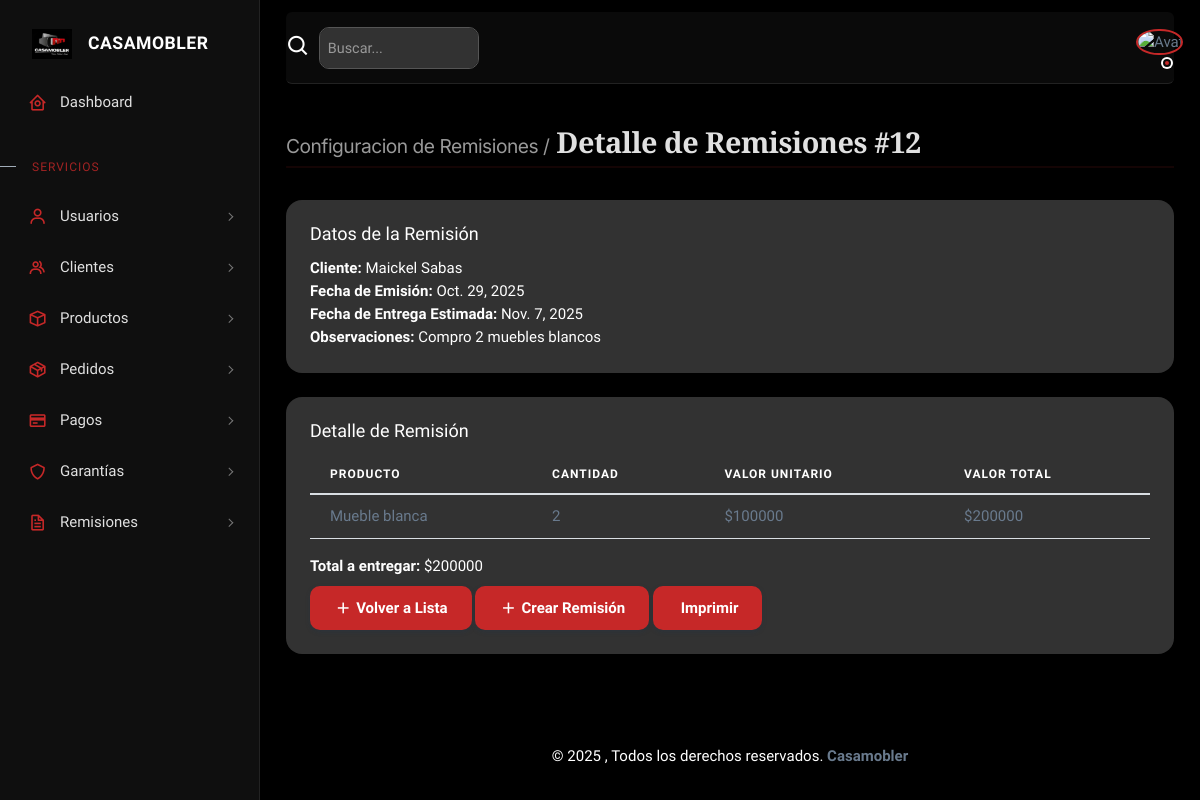
/remisiones/12/ (signed in), run on the app's committed database.
### Casamobler/models.py (models this page shows, shortened)
class Remision(models.Model):
    cliente = models.ForeignKey(Cliente, on_delete=models.CASCADE)
    fecha_emision = models.DateField(auto_now_add=True)
    fecha_entrega_estimada = models.DateField(null=True, blank=True)
    observaciones = models.TextField(null=True, blank=True)

class Cliente(models.Model):
    primer_nombre_cliente = models.CharField(max_length=100, null=True, blank=True)
    segundo_nombre_cliente = models.CharField(max_length=100, null=True, blank=True)
    primer_apellido_cliente = models.CharField(max_length=100, null=True, blank=True)
    segundo_apellido_cliente = models.CharField(max_length=100, null=True, blank=True)
    documento_id = models.DecimalField(max_digits=11, decimal_places=0, null=True, blank=True, verbose_name="Documento ID")
    direccion = models.TextField(null=True, blank=True)
    telefono = models.DecimalField(max_digits=10, decimal_places=0, null=True, blank=True)
    correo_electronico = models.CharField(max_length=100, null=True, blank=True)

class DetalleRemision(models.Model):
    remision = models.ForeignKey(Remision, related_name='detalles', on_delete=models.CASCADE)
    producto = models.ForeignKey(Producto, on_delete=models.CASCADE)
    cantidad = models.PositiveIntegerField()
    @property
    def valor_unitario(self):
        return self.producto.precio_venta if self.producto else 0
    @property
    def valor_total(self):
        return self.valor_unitario * self.cantidad

class Producto(models.Model):
    nombre_producto = models.CharField(max_length=100, null=True, blank=True)
    descripcion_producto = models.CharField(max_length=200, null=True, blank=True)
    precio_venta = models.DecimalField(max_digits=20, decimal_places=0, null=True, blank=True)
    costo_unitario = models.DecimalField(max_digits=20, decimal_places=0, null=True, blank=True)
    imagen = models.ImageField(upload_to='productos/', null=True, blank=True)

### Casamobler/views.py (the view)
# urls.py: path('remisiones/<int:remision_id>/', views.detalle_remision, name='detalle_remision'),
@login_required
def detalle_remision(request, remision_id):
    remision = get_object_or_404(Remision, id=remision_id)
    total_general = sum(item.valor_total for item in remision.detalles.all())
    return render(request, 'remisiones/detalle_remision.html', {
        'remision': remision,
        'total_general': total_general
    })

### Casamobler/templates/remisiones/detalle_remision.html (shortened to what this page needs)
{% extends 'base.html' %}
{% load static %}
{% load humanize %}
{% block content %}
<h4 class="fw-bold py-3 mb-4"><span class="text-muted fw-light">Configuracion de Remisiones /</span> Detalle de Remisiones #{{ remision.id }}</h4>
<div class="card">
    <div class="card-body">
            <h5 class="card-title">Datos de la Remisión</h5>
            <p class="card-text">
                <strong>Cliente:</strong> {{ remision.cliente.primer_nombre_cliente }} {{ remision.cliente.primer_apellido_cliente }}<br>
                <strong>Fecha de Emisión:</strong> {{ remision.fecha_emision }}<br>
                <strong>Fecha de Entrega Estimada:</strong> {{ remision.fecha_entrega_estimada }}<br>
                <strong>Observaciones:</strong> {{ remision.observaciones }}<br>
            </p>
    </div>
</div>
<div class="card mt-3">
    <div class="card-body">
        <h5 class="card-title">Detalle de Remisión</h5>
        <table class="table table-hover">
            <thead>
                <tr>
                    <th>Producto</th>
                    <th>Cantidad</th>
                    <th>Valor Unitario</th>
                    <th>Valor Total</th>
                </tr>
            </thead>
            <tbody>
                {% for detalle in remision.detalles.all %}
                <tr>
                    <td>{{ detalle.producto.nombre_producto }}</td>
                    <td>{{ detalle.cantidad }}</td>
                    <td>${{ detalle.valor_unitario }}</td>
                    <td>${{ detalle.valor_total }}</td>
                </tr>
                {% endfor %}
            </tbody>
        </table>
        <div class="mt-3">
            <strong>Total a entregar:</strong> ${{ total_general }}
        </div>
        <div class="mt-2">
            <a  class="btn btn-dark" href="{% url 'lista_remisiones' %}">
                <i class="bx bx-plus"></i> Volver a Lista
            </a>
            <a  class="btn btn-dark" href="{% url 'crear_remision' %}">
                <i class="bx bx-plus"></i> Crear Remisión
            </a>
            <a class="btn btn-dark" href="{% url 'remision_pdf' remision.id %}" target="_blank">
                 Imprimir
            </a>
        </div>
    </div>
</div>
{% endblock %}

### static/assets/css/custom-dashboard.css (style rules this page uses)
:root, [data-theme="theme-default"] { --bs-body-bg: #0A0A0A !important; --body-bg: #0A0A0A !important; --menu-bg: #0A0A0A !important; --navbar-bg: #0A0A0A !important; --footer-bg: #0A0A0A !important; --bs-body-color: #E0E0E0 !important; }
body { background-color: #0A0A0A !important; color: #E0E0E0 !important; }
h4.fw-bold.py-3.mb-4 { font-family: 'Cormorant Garamond', serif !important; font-weight: 600 !important; font-size: 1.8rem !important; color: var(--text-primary) !important; letter-spacing: -0.5px; margin-bottom: 2rem !important; padding-bottom: 0.5rem !important; border-bottom: 2px solid rgba(198, 40, 40, 0.1); }
h4 .text-muted { font-family: 'Inter', sans-serif !important; font-weight: 400 !important; font-size: 1.2rem !important; color: var(--text-muted) !important; }
.card { background: var(--card-bg) !important; border: none !important; border-radius: 16px !important; box-shadow: 0 6px 20px rgba(0, 0, 0, 0.08) !important; margin-bottom: 2rem !important; overflow: hidden; transition: transform 0.3s ease, box-shadow 0.3s ease; }
.btn-dark { background: var(--casamobler-red) !important; border: none !important; padding: 0.65rem 1.5rem !important; font-weight: 600 !important; border-radius: 10px !important; transition: all 0.3s ease; }
.card { background-color: #323232 !important; border: none !important; border-radius: 16px !important; box-shadow: 0 4px 20px rgba(0, 0, 0, 0.12) !important; margin-bottom: 1.5rem !important; }
.card-body { color: #323232 !important; }
.btn-dark { background-color: #C62828 !important; border-color: #C62828 !important; color: #ffffff !important; }
.text-muted { color: #ffffff !important; }
.mt-3 { color: white !important; }
.table thead th { color: white !important; }
.card-text { color: white !important; }
.card-title { color: white !important; }

### static/assets/css/custom-sidebar.css (style rules this page uses)
:root { --casamobler-red: #C62828; --casamobler-red-dark: #B71C1C; --sidebar-bg: #0F0F0F; --sidebar-text: #E0E0E0; --sidebar-text-active: #FFFFFF; --sidebar-hover-bg: #1A1A1A; --sidebar-border: #222; }

### static/assets/css/custom-navbar.css (style rules this page uses)
:root { --casamobler-red: #C62828; --casamobler-red-light: #EF9A9A; --navbar-bg: #0F0F0F; --text-body: #E0E0E0; --text-muted: #999; }

### data on the page
Remision: id "12", cliente.primer_nombre_cliente "Maickel", cliente.primer_apellido_cliente "Sabas", fecha_emision "Oct. 29, 2025", fecha_entrega_estimada "Nov. 7, 2025", observaciones "Compro 2 muebles blancos"
DetalleRemision: producto.nombre_producto "Mueble blanca", cantidad "2", valor_unitario "100000", valor_total "200000"

### other printed values
{{ total_general }} "200000"
